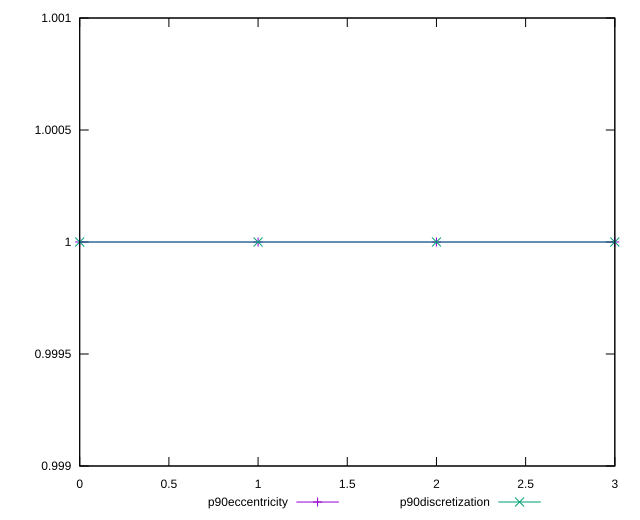

This chart was generated by the following gnuplot code:
reset

$p90Eccentricity <<EOF
0 1.0000000000000002
1 0.9999999999999997
2 0.9999999999999992
3 1.0000000000000004
EOF

$p90Discretization <<EOF
0 1
1 1
2 1
3 1
EOF

set key outside below
set xrange [0:3]
set yrange [0.9989999999999992:1.0010000000000003]
set trange [0.9989999999999992:1.0010000000000003]
set terminal svg size 640, 520 enhanced background rgb 'white'
set output "reports/report_00033_2021-03-01T14-23-16.841Z/largest-contentful-paint/progression/eccentricity.svg"

plot $p90Eccentricity title "p90eccentricity" with linespoints, \
     $p90Discretization title "p90discretization" with linespoints

reset
